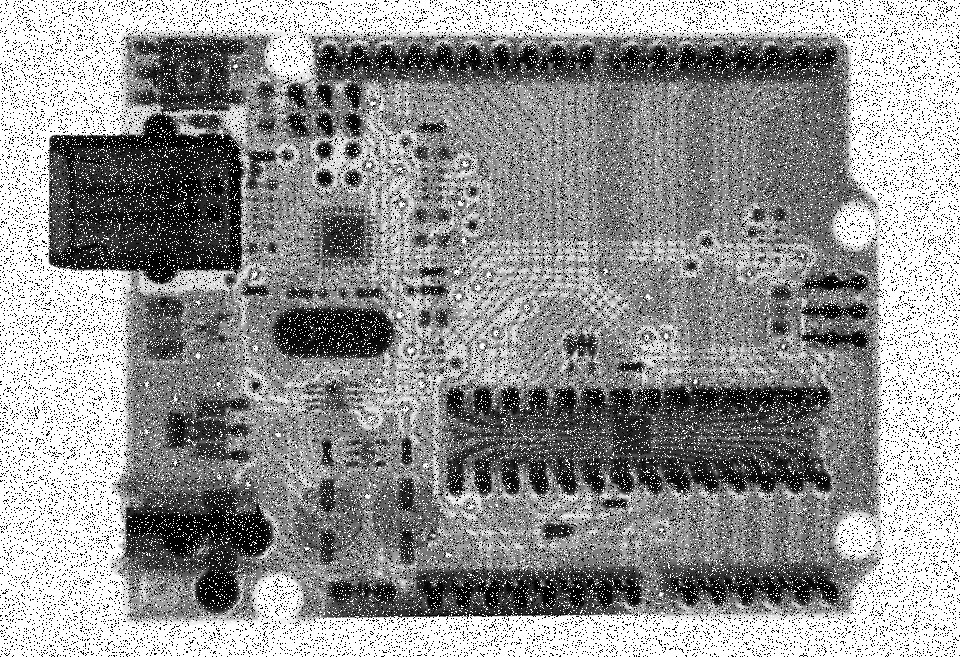
#> input picture noise_impulse.png, 960 x 657 px
$ python lab1-3_finished.py
#> lines starting #> are read from the running program, lines starting #| are printed output that depends on the picture
import cv2
import numpy as np
import matplotlib.pyplot as plot_img

def avgFilter(img):
    # TODO
    img_avg = cv2.blur(img, (3, 3))
    return img_avg

def midFilter(img):
    # TODO
    img_mid = cv2.medianBlur(img, 3)
    return img_mid

def edgeSharpen(img):
    # TODO

    #Sobel_operator = np.array([[-1, 0, 1],[-2, 0, 2],[-1, 0, 1]])  # partial to x
    #Sobel_operator = np.array([[-1, -2, -1],[0, 0, 0],[1, 2, 1]])  # partial to y
    #print (Sobel_operator)

    Laplacian_kernel = np.array([[0, 1, 0],[1, -4, 1],[0, 1, 0]])
    print (Laplacian_kernel)

    Sharpen_kernel = np.array([[-1, -1, -1],[-1, 9, -1],[-1, -1, -1]])
    print (Sharpen_kernel)

    # Edge detection
    img_edge = cv2.filter2D(img, dst=-1, ddepth=-1, kernel=Laplacian_kernel, anchor=(-1,-1), delta=0, borderType=cv2.BORDER_DEFAULT)

    # Sharpening
    #img_s = cv2.addWeighted(img, 1, img_edge, -0.5, 0)
    img_s = cv2.subtract(img, img_edge, dst=None, mask=None, dtype=None)

    # boundaries: 0 ~ 255
    img_s[img_s > 255] = 255
    img_s[img_s <0 ] = 0

    return img_edge, img_s


# ------------------ #
#       Denoise      #
# ------------------ #
name1 = '../noise_impulse.png'
name2 = '../noise_gauss.png'
noise_imp = cv2.imread(name1, 0)
#> noise_imp is the input picture: shape (657, 960); min 0, max 255, mean 148.2
noise_gau = cv2.imread(name2, 0)
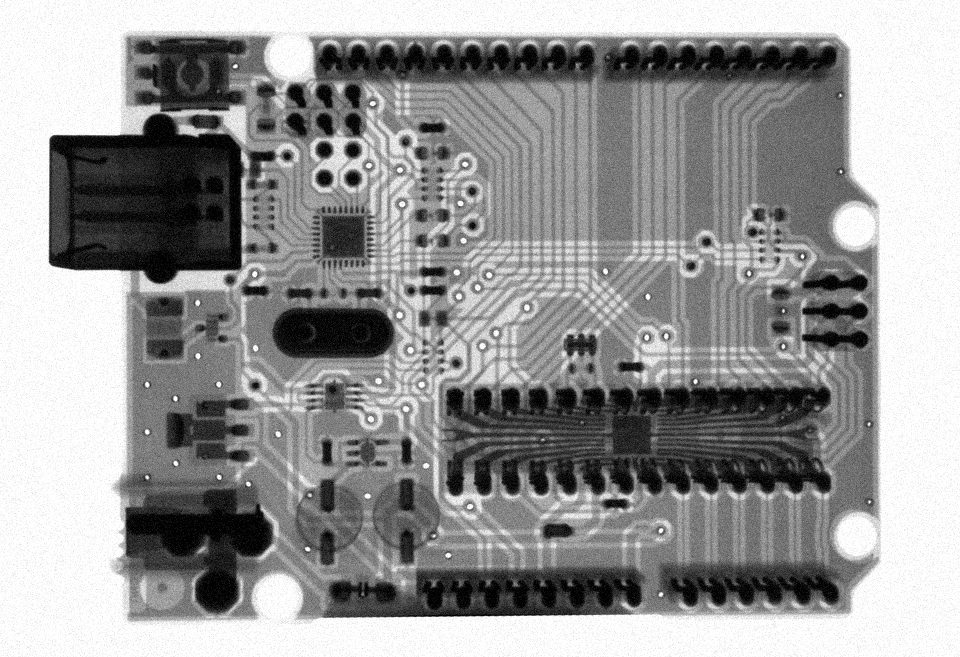
#> input picture noise_gauss.png, 960 x 657 px
#> noise_gau is the input picture: shape (657, 960); min 0, max 255, mean 152.4

img_imp_avg = avgFilter(noise_imp)
#> in avgFilter, `img_avg = cv2.blur(img, (3, 3))`:
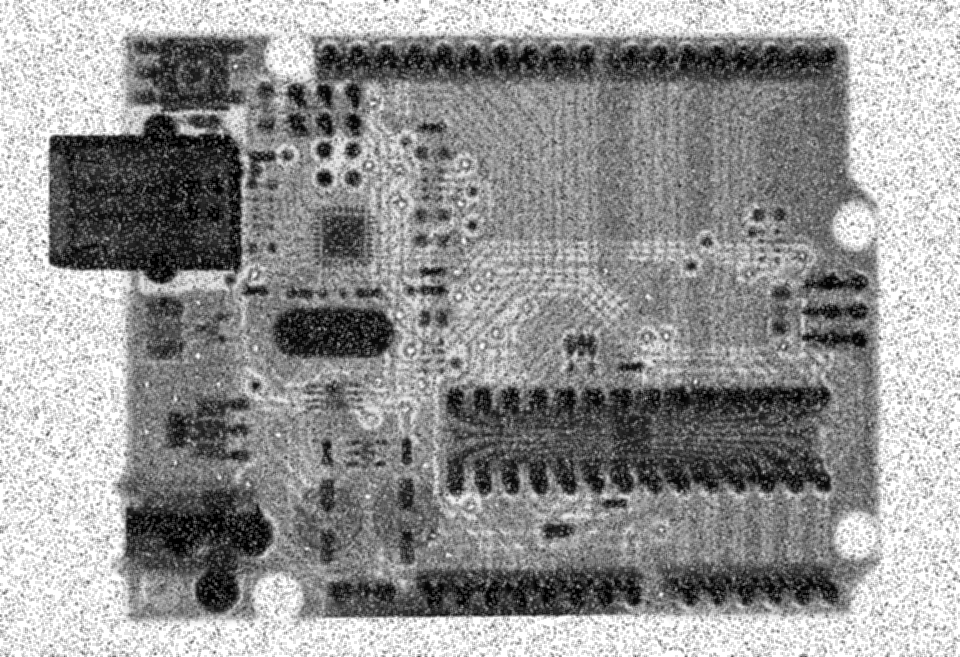
#> img_avg: shape (657, 960); min 0, max 255, mean 148.2
img_imp_mid = midFilter(noise_imp)
img_gau_avg = avgFilter(noise_gau)
img_gau_mid = midFilter(noise_gau)

cv2.imwrite('img_imp_avg.png', img_imp_avg)
cv2.imwrite('img_imp_mid.png', img_imp_mid)
cv2.imwrite('img_gau_avg.png', img_gau_avg)
cv2.imwrite('img_gau_mid.png', img_gau_mid)

# Use matplotlib to display multiple images
plot_img.figure(1)

plot_img.subplot(2,3,1)
plot_img.imshow(noise_imp, cmap='gray')
plot_img.title('impulse_noise', fontsize=12)
plot_img.xticks([])
plot_img.yticks([])

plot_img.subplot(2,3,2)
plot_img.imshow(img_imp_avg, cmap='gray')
plot_img.title('imp_avg', fontsize=12)
plot_img.xticks([])
plot_img.yticks([])

plot_img.subplot(2,3,3)
plot_img.imshow(img_imp_mid, cmap='gray')
plot_img.title('imp_mid', fontsize=12)
plot_img.xticks([])
plot_img.yticks([])


plot_img.subplot(2,3,4)
plot_img.imshow(noise_gau, cmap='gray')
plot_img.title('gaussian_noise', fontsize=12)
plot_img.xticks([])
plot_img.yticks([])

plot_img.subplot(2,3,5)
plot_img.imshow(img_gau_avg, cmap='gray')
plot_img.title('gau_avg', fontsize=12)
plot_img.xticks([])
plot_img.yticks([])

plot_img.subplot(2,3,6)
plot_img.imshow(img_gau_mid, cmap='gray')
plot_img.title('gau_mid', fontsize=12)
plot_img.xticks([])
plot_img.yticks([])

#plot_img.show()


# ------------------ #
#       Sharpen      #
# ------------------ #
name = '../mj.tif'
img = cv2.imread(name, 0)

#> (the run stopped early here; a loop or call above may not have finished)
